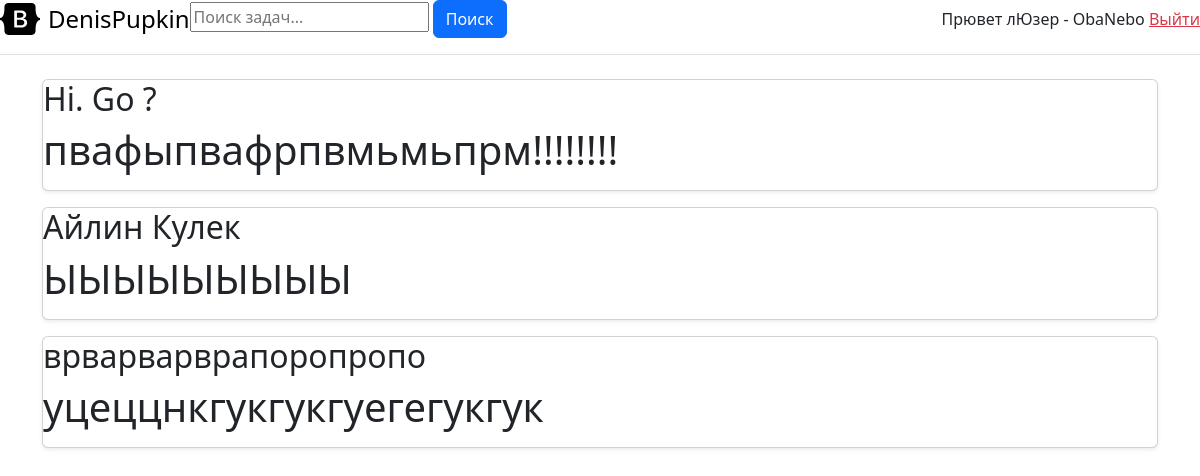
The app's page / (signed in) with its own data.
### blog/models.py (models this page shows, shortened)
class Task(models.Model):
    title = models.CharField("Название задачи", max_length=200)
    task = models.TextField("Описание задачи")
    class Meta:
        verbose_name = "Задача"
        verbose_name_plural = "Задачи"

### dashboard/views.py (the view)
# urls.py: path('', views.dashboard_view, name='dashboard'),
def dashboard_view(request):
    search_query = request.GET.get('search', '')
    if search_query:
        tasks = Task.objects.filter(title__icontains=search_query) | Task.objects.filter(task__icontains=search_query)
    else:
        tasks = Task.objects.all()
    return render(request, 'dashboard/dashboard.html', {'tasks': tasks})

### dashboard/templates/dashboard/dashboard.html (shortened to what this page needs)
{% extends 'dashboard/base.html' %}
{% block content %}
    {% if user.is_authenticated%}
        {% if tasks %}
            {% for task in tasks %}
                <div class="card mb-3 shadow-sm border-1 rounded">
                    <h2>{{ task.title }}</h2>
                    <p>{{ task.task }}</p>
                </div>
            {% endfor %}
        {% else %}
            <p>Задач нет</p>
        {% endif %}
    {% else %}
        <h4>Главная страница</h4>
        <h2>Добро пожаловать в АД муагага</h2>
        <h2>Регнись и начнем веселье</h2>
    {% endif %}
{% endblock content %}

### dashboard/templates/dashboard/base.html (shortened to what this page needs)
<!DOCTYPE html>
<html lang="en">
<head>
    <link href="https://cdn.jsdelivr.net/npm/bootstrap@5.3.3/dist/css/bootstrap.min.css" rel="stylesheet">
</head>
<body>
    <div class="d-flex flex-column flex-md-row align-items-center pb-3 mb-4 border-bottom">
        <a href="/" class="d-flex align-items-center link-body-emphasis text-decoration-none">
          <span class="fs-4">DenisPupkin</span>
        </a>
        <form method="get" action="{% url 'dashboard' %}">
          <input type="text" class="search-input" name="search" placeholder="Поиск задач...">
          <button type="submit" class="btn btn-primary">Поиск</button>
      </form>
        {% block ara %}
          {% if user.is_authenticated %}
            <nav class="d-inline-flex mt-2 mt-md-0 ms-md-auto">
                <div class="user-dropdown-content">
                <span class="user-name text-blue">Прювет лЮзер - {{ user.username }}</span>
                <a href="{% url 'logout' %}" class="text-danger">Выйти</a>
            </div>
          </nav>
          {% endif %}
    {% endblock ara %}
      </div>
      <div class="container">
        <h1>{% block content %}Главная{% endblock content %}</h1>
      </div>
</body>
</html>

### records on screen
Task: title "Hi. Go ?", task "пвафыпвафрпвмьмьпрм!!!!!!!!"
Task: title "Айлин Кулек", task "ЫЫЫЫЫЫЫЫЫ"
Task: title "врварварврапоропропо", task "уцеццнкгукгукгуегегукгук"

### other values on screen
{{ user.username }} "ObaNebo"
